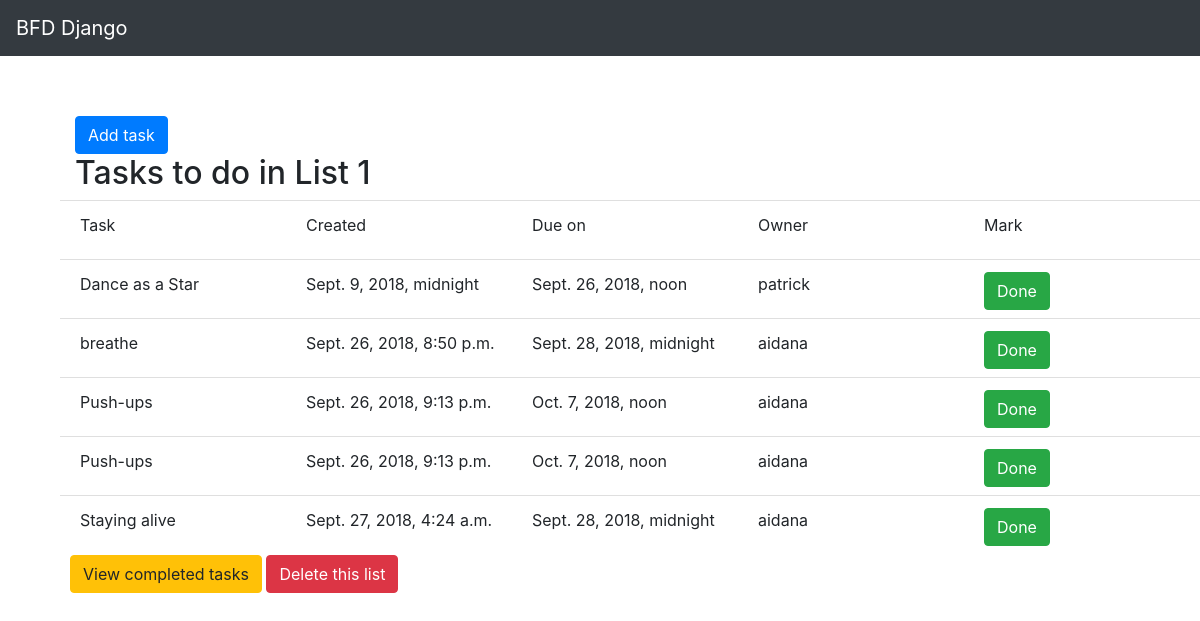
Page /main/todo/ on the committed database.
### main/models.py (models this page shows)
class Task(models.Model):
    name = models.CharField(max_length=100)
    created_date = models.DateTimeField(default=datetime.datetime.now, blank=True)
    due = models.DateTimeField()
    owner = models.CharField(max_length=100)
    status = models.BooleanField(default=False)

### main/views.py (the view)
# urls.py: path('todo/', views.todo, name='todo'),
def todo(request):
    if request.method == "POST":
        form = Taskform(request.POST)
        tasks = Task.objects.all()
        if form.is_valid():
            post = form.save(commit=False)
            post.owner = request.user
            post.created_date = datetime.datetime.now().strftime("%Y-%m-%d %H:%M:%S")
            post.save()
            args = {'form': form, 'tasks' : tasks}
            return render(request, 'todo_list.html', args)
    else:
        form = Taskform()
        tasks = Task.objects.all()
        args = {'form': form, 'tasks' : tasks}
        return render(request, 'todo_list.html', args)

### main/templates/todo_list.html (shortened to what this page needs)
{% extends 'header.html' %}
{% block content %}
    <button type="button" class="btn btn-primary" data-toggle="modal" data-target="#exampleModal">
  Add task
</button>
    <h2>Tasks to do in List 1</h2>
    <ul class="list-group list-group-flush row">
        <li class="list-group-item col-xs-6" style="height: 60px">
            <div class="row">
            <div class="col">Task</div>
            <div class="col">Created</div>
            <div class="col">Due on</div>
            <div class="col">Owner</div>
            <div class="col">Mark</div>
            </div>
        </li>
        {% for task in tasks %}
            {%if task.status is False%}
            <li class="list-group-item col-xs-6" style="height: 60px">
                <div class="row">
                <div class="col">{{task.name}}</div>
                <div class="col">{{task.created_date}}</div>
                <div class="col">{{task.due}}</div>
                <div class="col">{{task.owner}}</div>
                    <div class="col"><a href="{% url 'done_task' task.id %}"><button type="button" class="btn btn-success">Done</button></a></div>
                </div>
            </li>
            {% endif %}
        {% endfor %}
</ul>
{% endblock %}

### main/templates/header.html (shortened to what this page needs)
{% load static %}
<html lang="en" xmlns="">
<head>
<link rel="stylesheet" href="https://stackpath.bootstrapcdn.com/bootstrap/4.1.3/css/bootstrap.min.css"></head>
<link href="https://cdnjs.cloudflare.com/ajax/libs/bootstrap-datepicker/1.3.0/css/datepicker.css" rel="stylesheet" type="text/css" />
<nav class="navbar navbar-expand-lg navbar-dark bg-dark">
    <a class="navbar-brand" href="#">BFD Django</a>
  </nav>
<body>
<div class="container" style="margin:60px">
    <div>
        {% block content %}
        {% endblock %}
    </div>
     <div class="button-box col-lg-12" style="left: -20px;">
            <a href="#" class="btn btn-warning" role="button">View completed tasks</a>
            <a href="#" class="btn btn-danger" role="button">Delete this list</a>
   </div>
</div>
</body>
</html>

### rows in the picture
Task: name "Dance as a Star", created_date "Sept. 9, 2018, midnight", due "Sept. 26, 2018, noon", owner "patrick"
Task: name "breathe", created_date "Sept. 26, 2018, 8:50 p.m.", due "Sept. 28, 2018, midnight", owner "aidana"
Task: name "Push-ups", created_date "Sept. 26, 2018, 9:13 p.m.", due "Oct. 7, 2018, noon", owner "aidana"
Task: name "Push-ups", created_date "Sept. 26, 2018, 9:13 p.m.", due "Oct. 7, 2018, noon", owner "aidana"
Task: name "Staying alive", created_date "Sept. 27, 2018, 4:24 a.m.", due "Sept. 28, 2018, midnight", owner "aidana"
